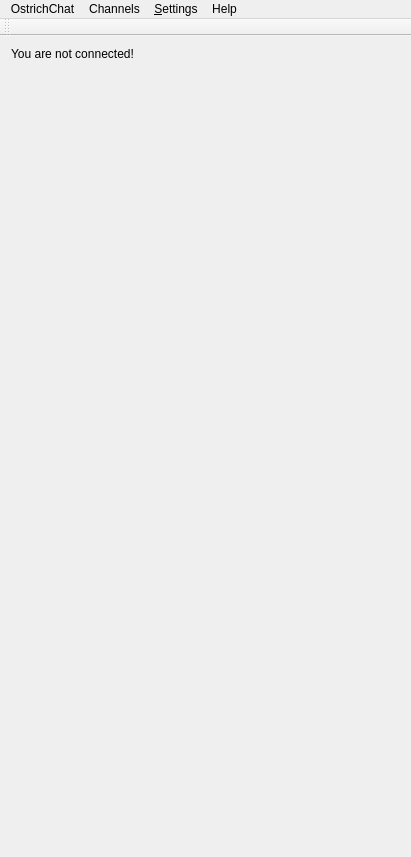
<?xml version="1.0" encoding="UTF-8"?>
<ui version="4.0">
 <class>OstrichChatWindow</class>
 <widget class="QMainWindow" name="OstrichChatWindow">
  <property name="geometry">
   <rect>
    <x>0</x>
    <y>0</y>
    <width>411</width>
    <height>857</height>
   </rect>
  </property>
  <property name="minimumSize">
   <size>
    <width>411</width>
    <height>0</height>
   </size>
  </property>
  <property name="windowTitle">
   <string>OstrichChat</string>
  </property>
  <widget class="QWidget" name="centralWidget">
   <layout class="QGridLayout" name="gridLayout_2">
    <item row="0" column="0">
     <layout class="QGridLayout" name="centralGridLayout">
      <item row="0" column="0" alignment="Qt::AlignTop">
       <widget class="QLabel" name="subtitleLabel">
        <property name="sizePolicy">
         <sizepolicy hsizetype="Minimum" vsizetype="Minimum">
          <horstretch>0</horstretch>
          <verstretch>0</verstretch>
         </sizepolicy>
        </property>
        <property name="maximumSize">
         <size>
          <width>16777215</width>
          <height>25</height>
         </size>
        </property>
        <property name="text">
         <string>You are not connected!</string>
        </property>
       </widget>
      </item>
      <item row="1" column="0">
       <layout class="QGridLayout" name="subcontentGridLayout"/>
      </item>
     </layout>
    </item>
   </layout>
  </widget>
  <widget class="QToolBar" name="toolBar">
   <property name="windowTitle">
    <string>toolBar</string>
   </property>
   <attribute name="toolBarArea">
    <enum>TopToolBarArea</enum>
   </attribute>
   <attribute name="toolBarBreak">
    <bool>false</bool>
   </attribute>
  </widget>
  <widget class="QMenuBar" name="menuBar">
   <property name="geometry">
    <rect>
     <x>0</x>
     <y>0</y>
     <width>411</width>
     <height>21</height>
    </rect>
   </property>
   <property name="nativeMenuBar">
    <bool>false</bool>
   </property>
   <widget class="QMenu" name="menuOstrichChat">
    <property name="title">
     <string>OstrichChat</string>
    </property>
    <addaction name="actionTwitchConnect"/>
    <addaction name="separator"/>
    <addaction name="actionExit"/>
   </widget>
   <widget class="QMenu" name="menuHelp">
    <property name="title">
     <string>Help</string>
    </property>
    <addaction name="actionAbout"/>
   </widget>
   <widget class="QMenu" name="menuSettings">
    <property name="title">
     <string>&amp;Settings</string>
    </property>
    <addaction name="actionOptions"/>
   </widget>
   <widget class="QMenu" name="menuChannels">
    <property name="title">
     <string>Channels</string>
    </property>
    <addaction name="actionJoinChannel"/>
   </widget>
   <addaction name="menuOstrichChat"/>
   <addaction name="menuChannels"/>
   <addaction name="menuSettings"/>
   <addaction name="menuHelp"/>
  </widget>
  <action name="actionExit">
   <property name="text">
    <string>&amp;Exit</string>
   </property>
   <property name="iconText">
    <string>Exit</string>
   </property>
   <property name="iconVisibleInMenu">
    <bool>false</bool>
   </property>
  </action>
  <action name="actionAbout">
   <property name="text">
    <string>&amp;About</string>
   </property>
  </action>
  <action name="actionTwitchConnect">
   <property name="text">
    <string>&amp;Login to Twitch.tv</string>
   </property>
  </action>
  <action name="actionJoinChannel">
   <property name="text">
    <string>&amp;Join A Channel</string>
   </property>
  </action>
  <action name="actionOptions">
   <property name="text">
    <string>&amp;Options</string>
   </property>
  </action>
 </widget>
 <layoutdefault spacing="6" margin="11"/>
 <resources>
  <include location="../Resources/OstrichChat.qrc"/>
 </resources>
 <connections>
  <connection>
   <sender>actionExit</sender>
   <signal>triggered()</signal>
   <receiver>OstrichChatWindow</receiver>
   <slot>close()</slot>
   <hints>
    <hint type="sourcelabel">
     <x>-1</x>
     <y>-1</y>
    </hint>
    <hint type="destinationlabel">
     <x>299</x>
     <y>199</y>
    </hint>
   </hints>
  </connection>
 </connections>
</ui>
